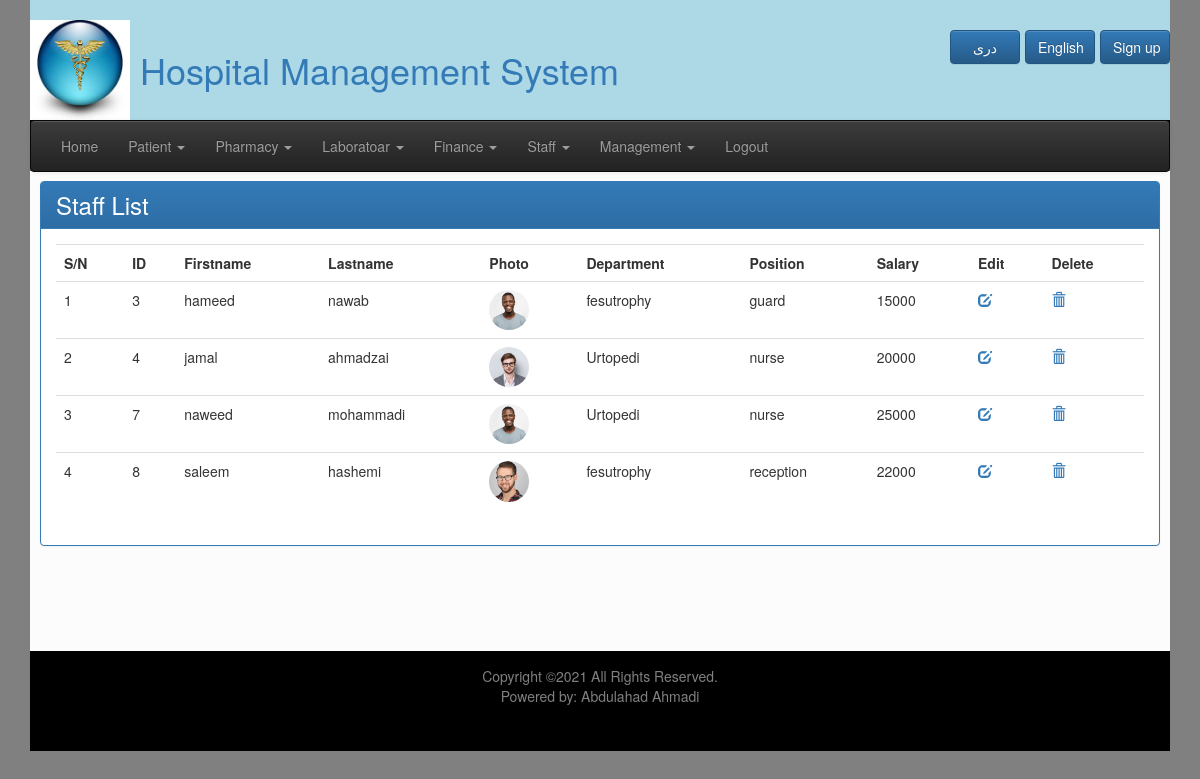
The page /staff_list.php (signed in) on the database its author committed.
### tables this page shows
CREATE TABLE `staff` (
  `staff_id` int(11) NOT NULL,
  `firstname` varchar(32) NOT NULL,
  `lastname` varchar(32) NOT NULL,
  `birth_year` int(11) NOT NULL,
  `position` varchar(64) NOT NULL,
  `education` varchar(120) NOT NULL,
  `gender` tinyint(1) NOT NULL,
  `photo` varchar(120) NOT NULL,
  `phone` char(10) NOT NULL,
  `email` varchar(120) DEFAULT NULL,
  `address` varchar(120) NOT NULL,
  `gross_salary` int(11) NOT NULL,
  `hire_date` date NOT NULL,
  `staff_type` int(11) NOT NULL,
  `department_id` int(11) DEFAULT NULL
);

CREATE TABLE `department` (
  `department_id` int(11) NOT NULL,
  `name` varchar(32) NOT NULL,
  `create_date` date NOT NULL
);

### staff_list.php (the view, shortened to what this page needs)
<?php require_once("connection.php"); ?>
<?php
    $staff = mysqli_query($con, "SELECT  * FROM staff INNER JOIN department ON department.department_id  = staff.department_id ORDER BY firstname ASC");
    $row_staff = mysqli_fetch_assoc($staff);
?>
<?php require_once("top.php"); ?>
<!DOCTYPE html>
<html lang="en">
<head>
</head>
<body>
            <div class="panel panel-primary">
                <div class="panel-heading">
                    <h1>Staff List </h1>
                </div>
                <div class="panel-body">
                    <div class="table-responsive">
                        <table class="table table-strupped">
                            <tr>
                                <th>S/N</th>
                                <th>ID</th>
                                <th>Firstname</th>
                                <th>Lastname</th>
                                <th>Photo</th>
                                <th>Department</th>
                                <th>Position</th>
                                <th>Salary</th>
                                <th>Edit</th>
                                <th>Delete</th>
                            </tr>
                        <?php $x = 1; do{ ?>
                            <tr>
                                <td><?php echo $x++;     ?></td>
                                <td><?php echo $row_staff["staff_id"]; ?> </td>
                                <td><?php echo $row_staff["firstname"];?> </td>
                                <td><?php echo $row_staff["lastname"]; ?> </td>
                                <td><img src= "<?php echo $row_staff["photo"]; ?>" width="40" class="img img-circle"></td>
                                <td><?php echo $row_staff["name"]; ?> </td>
                                <td><?php echo $row_staff["position"]; ?> </td>
                                <td><?php echo $row_staff["gross_salary"]; ?> </td>
                                <td>
                                    <a href="staff_edit.php?staff_id=<?php echo $row_staff["staff_id"]; ?>">
                                        <span class="glyphicon glyphicon-edit"></span>
                                    </a>
                                </td>
                                <td>
                                    <a class="delete" href ="staff_delete.php?staff_id=<?php echo $row_staff["staff_id"]; ?>">
                                        <span class="glyphicon glyphicon-trash"></span>
                                    </a>
                                </td>
                            </tr>
                        <?php }while($row_staff = mysqli_fetch_assoc($staff)); ?>
                        </table>
                    </div>
                </div>
            </div>
</body>
</html>
<?php  require_once("footer.php"); ?>

### top.php (shortened to what this page needs)
<!DOCTYPE html>
<html>
<head>
<link rel="stylesheet" type="text/css" href="css/bootstrap.min.css">
<link rel="stylesheet" type="text/css" href="css/bootstrap-theme.min.css">
<link rel="stylesheet" type="text/css" href="css/calendar-blue2.css">
<link rel="stylesheet" type="text/css" href="css/style.css">
</head>
<body>
<div class="container">
	<div id="banner" class="noprint">
		<?php if(!isset($_SESSION["staff_id"])) { ?>
			<a href = "login.php" class="btn btn-primary pull-right" style="margin-top: 30px; margin-left: 20px;">
				Login to MIS
			</a>
		<?php }else{  ?>
			<a href = "user_add.php" class="btn btn-primary pull-right" style="margin-left: 5px; width: 70px; margin-top: 30px;">
				Sign up
		<?php } ?>
		<div>
			<a href = "<?php echo $_SERVER['PHP_SELF']; ?>?lang=en" class="btn btn-primary pull-right" style="margin-left: 5px; width: 70px; margin-top: 30px;">
				English
			<a/>&nbsp;
			<a href = "<?php echo $_SERVER['PHP_SELF']; ?>?lang=pr" class="btn btn-primary pull-right" style="margin-left: 30px; width: 70px; margin-top: 30px;">
				دری
			<a/>
			</div>
		<img src="images/home.jpeg" width="100" height="100">
		<h1>Hospital Management System</h1>
		<div class="clearfix"></div>
	</div>
	<div id="menu">
		<nav class="navbar navbar-default navbar-inverse" role="navigation">
            <div class="collapse navbar-collapse" id="collapse">
			<?php if(isset($_SESSION["staff_id"])) 	{ ?>
				<ul class="nav navbar-nav" id="nav-top">
                	<li><a href="home.php" style="margin-top: -30px;">Home</a></li>
                	<li class="dropdown"><a href="#" data-toggle="dropdown">Patient <span class="caret"></span></a>
                    </li>
                	<li class="dropdown"><a href="#" data-toggle="dropdown">Pharmacy <span class="caret"></span></a>
                    </li>
                	<li class="dropdown"><a href="#" data-toggle="dropdown">Laboratoar <span class="caret"></span></a>
                    </li>
                	<li class="dropdown"><a href="#" data-toggle="dropdown">Finance <span class="caret"></span></a>
                    </li>
                	<li class="dropdown"><a href="#" data-toggle="dropdown">Staff <span class="caret"></span></a>
                    </li>
                    <li class="dropdown"><a href="#" data-toggle="dropdown">Management <span class="caret"></span></a>
                    </li>
                    <li><a href="logout.php">Logout</a></li>
                </ul>
			<?php } ?>
            </div>
        </nav>
	</div>
	<div id="content">

### footer.php
    </div>
    <div id="footer" class="noprint">
        Copyright &copy;<?php  echo date("Y");  ?> All Rights Reserved.<br>
        Powered by: Abdulahad Ahmadi
    </div>
</div>
</body>
</html>

### css/style.css (style rules this page uses)
#banner { min-height:100px; background-color:lightblue; }
#banner h1, #banner img { float:left; }
#banner h1 { margin-left:10px; margin-top:30px; }
#menu { height:30px; background-color:black; color: black; }
#content { min-height:480px; background-color:#FCFCFC; padding:10px; }
#footer { height:100px; padding-top:15px; background-color:black; text-align:center; color: gray; }
#content h1 { margin: 0%; }
.panel-heading h1 { margin: 0; font-size: 24px; margin-bottom: 0 !important; }

### top.php (style rules this page uses)
body { background-color: gray; }

### rows shown on the page
staff: staff_id "3", firstname "hameed", lastname "nawab", photo (picture), department.name "fesutrophy", position "guard", gross_salary "15000"
staff: staff_id "4", firstname "jamal", lastname "ahmadzai", photo (picture), department.name "Urtopedi", position "nurse", gross_salary "20000"
staff: staff_id "7", firstname "naweed", lastname "mohammadi", photo (picture), department.name "Urtopedi", position "nurse", gross_salary "25000"
staff: staff_id "8", firstname "saleem", lastname "hashemi", photo (picture), department.name "fesutrophy", position "reception", gross_salary "22000"
